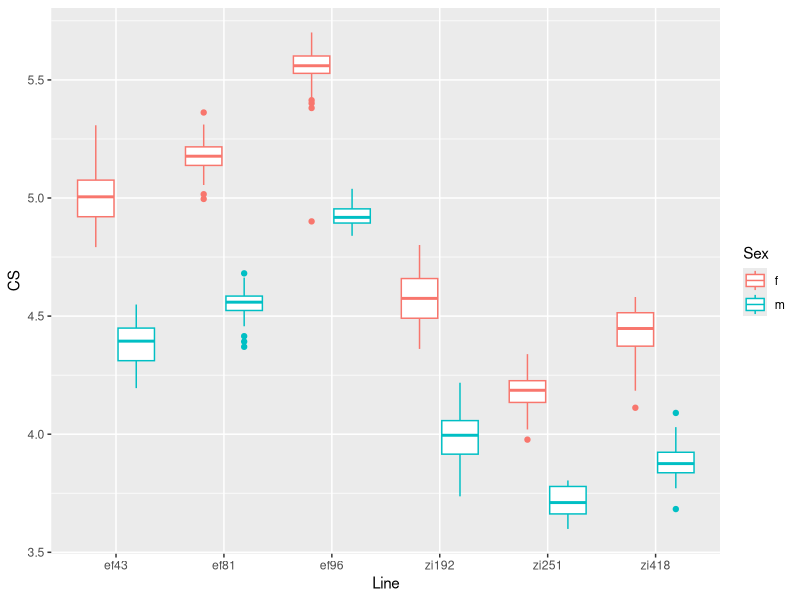
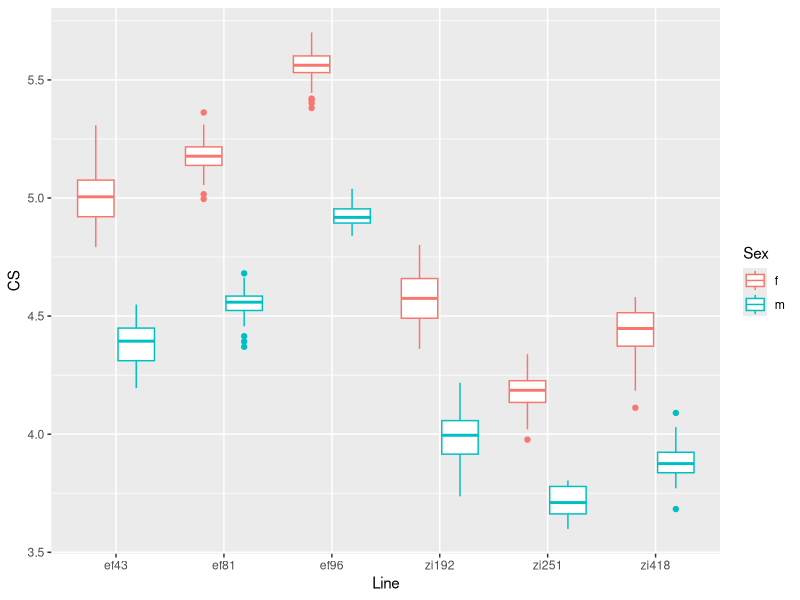

Generate these figures, in order, with R:
########## Loading Libraries #########
library(tidyverse)

######################################

#reading in pure line data
wings_raw <- read_tsv("PureLines_New.dat", col_names = TRUE)


#Creating a variable to remove uninformative/duplicate tags (file number, file path on lab PC, landmarks for creating spline, date and time file was made, sex (this tag is always MF, not infomrative), Perp (tag of imager used to track undergraduate work, spliner introduces error))
Crap_Col <- c("CPFile","Crap", "O1x", "O1y", "O2x", "O2y", "Date", "Time", "Tags", "Sex", "Perp")


#Cleaning the raw data to extract important info from file names and create unique fly IDs within each line (can be used to select flies for genotyping later)
wings <- (wings_raw 
          %>% separate("File", into= c("Crap", "Spline", "Line", "Slide", "Real_Sex", "Fly"), sep = "_")
          %>% select(-Crap_Col)
          %>% unite(Fly_ID, Slide, Fly)
)

#Making line and sex and scale factors 
levels(wings$Line) <- c("ef81", "ef96", "ef43", "zi192", "zi251", "zi418")
wings$Line <- factor(wings$Line)
levels(wings$Real_Sex) <- c("f", "m")
wings$Sex <- factor(wings$Real_Sex)
wings$Scale <- factor(wings$Scale)
levels(wings_raw$Scale) <- c("0.01134", "0.00694")


#I want to make sure that the fly IDs are unique within each line and sex. Should not be more than 1  
#The computer creates these numbers but the starting point has to be set by the human imaging the slide
print(wings
      %>% group_by(Line, Fly_ID, Sex)
      %>% summarise(count = n())
      %>% filter(count > 1))

#Using a boxplot I want to look for outliers in centroid size 
ggplot(wings, aes(y = CS, x = Line, color = Sex)) + 
  geom_boxplot()

#There is one weird outlier in the EF96 female flies that is really small (like a male fly). I think it might be sexed wrong and want to remove this from the data set because I don't trust it
#this is the smallest ef96 f in the data set 

#Fist I will identify the flyID of this animal 
print(wings
      %>% filter(Line == "ef96", Real_Sex == "f")
      %>% top_n(-1, CS)
      %>% select(Fly_ID, Line, Real_Sex)
  )


#removing the outlier from the data set 
clean_wings <- wings[!(wings$Fly_ID == "3_09.tif" & wings$Real_Sex == "f" & wings$Line == "ef96"),]

#checking the boxplot. The outlier is gone!!!! 
ggplot(clean_wings, aes(y = CS, x = Line, color = Sex)) + 
  geom_boxplot()


